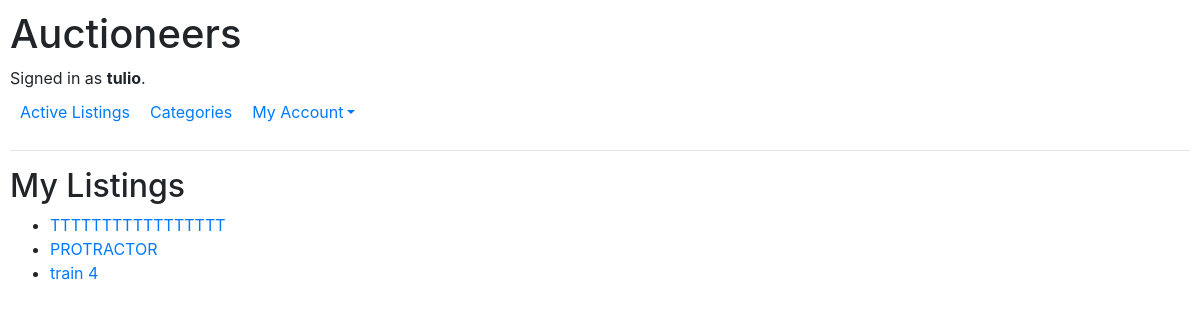
Before: /selling/ (signed in) with the older database file.
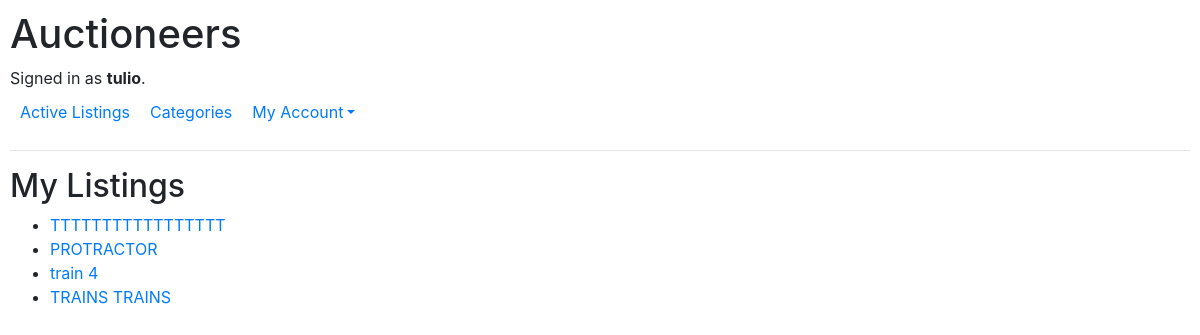
After: the same page with the newer database file.
### auctions/models.py (models this page shows, shortened)
class Auction_Listing(models.Model):
    category = models.ForeignKey(Category, on_delete=models.PROTECT, related_name="listings")
    title = models.CharField(max_length = 25)
    description = models.TextField()
    image = models.FileField(upload_to="media/", blank=False, default="media/placeholder.jpg")
    quantity = models.IntegerField()
    price = models.DecimalField(max_digits=10, decimal_places=2)
    current_bid = models.ForeignKey("Bid", on_delete=models.PROTECT, related_name="listings", null=True, blank=True)
    seller = models.ForeignKey(User, on_delete=models.CASCADE, related_name="listings")
    timestamp = models.DateTimeField(auto_now_add=True)
    closing_time = models.DateTimeField(blank=False)
    is_open = models.BooleanField(default=True)

### auctions/views.py (the view)
# urls.py: path("selling/", views.selling, name="selling"),
def selling(request):
    if request.user.is_authenticated:
        listings = Auction_Listing.objects.filter(seller=request.user)
        message = ""
        if not listings.exists():
            message = "No active listings found"
        return render(request, "auctions/selling.html", {
            "listings": listings,
            "message": message,
        })

### auctions/templates/auctions/selling.html (shortened to what this page needs)
{% extends "auctions/layout.html" %}
{% block body %}
    <h2>My Listings</h2>
    <div>
        <ul>
            {% for listing in listings %}
                <li>
                    <a href="{% url 'listing_detail' listing.id %}">{{ listing.title }}</a>
                </li>
            {% endfor %}
        </ul>
    </div>
{% endblock %}

Changed rows visible on the page:
added Auction_Listing: title "TRAINS TRAINS"
